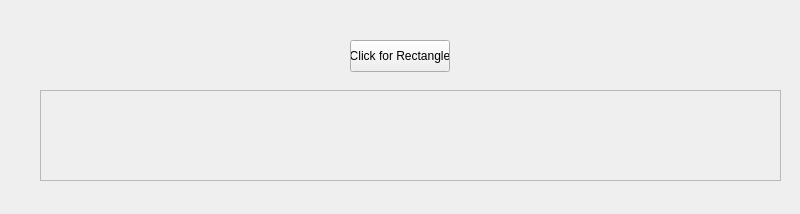
<?xml version="1.0" encoding="UTF-8"?>
<ui version="4.0">
 <class>MainWindow</class>
 <widget class="QMainWindow" name="MainWindow">
  <property name="geometry">
   <rect>
    <x>0</x>
    <y>0</y>
    <width>800</width>
    <height>214</height>
   </rect>
  </property>
  <property name="windowTitle">
   <string>MainWindow</string>
  </property>
  <widget class="QWidget" name="centralwidget">
   <widget class="QPushButton" name="pushButton">
    <property name="geometry">
     <rect>
      <x>350</x>
      <y>40</y>
      <width>100</width>
      <height>32</height>
     </rect>
    </property>
    <property name="text">
     <string>Click for Rectangle</string>
    </property>
   </widget>
   <widget class="QScrollArea" name="scrollArea">
    <property name="geometry">
     <rect>
      <x>40</x>
      <y>90</y>
      <width>741</width>
      <height>91</height>
     </rect>
    </property>
    <property name="widgetResizable">
     <bool>true</bool>
    </property>
    <widget class="QWidget" name="scrollAreaWidgetContents">
     <property name="geometry">
      <rect>
       <x>0</x>
       <y>0</y>
       <width>739</width>
       <height>89</height>
      </rect>
     </property>
     <layout class="QHBoxLayout" name="horizontalLayout_2">
      <item>
       <layout class="QHBoxLayout" name="horizontalLayout"/>
      </item>
     </layout>
    </widget>
   </widget>
  </widget>
 </widget>
 <resources/>
 <connections/>
</ui>
